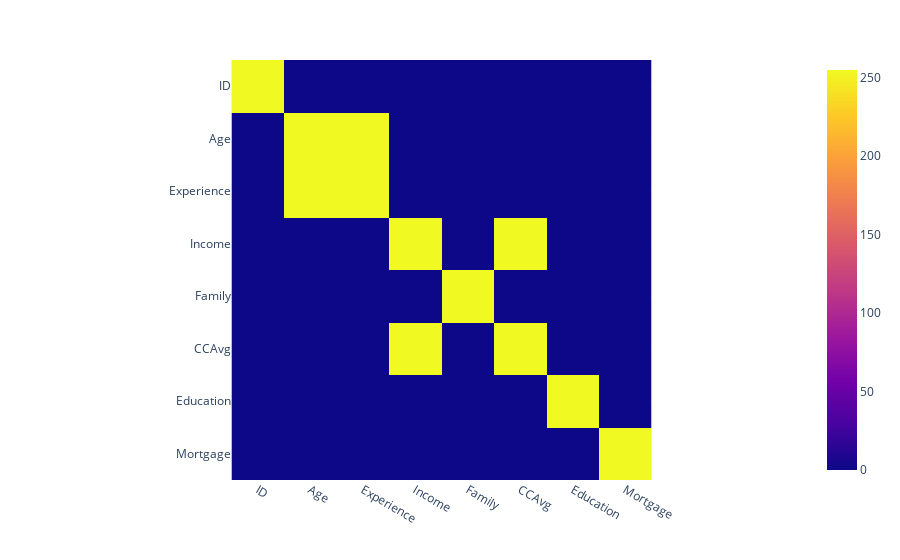

Notebook code cell kept with this figure:
### Code cell
cormat = data.select_dtypes(include=['number']).corr()>0.5

px.imshow(cormat)
#.filter(abs(data)>0.5)

### Figure 1 — Plotly figure (JSON) as saved in the notebook; plotly's stock layout.template omitted (floating-point values rounded to 4 significant figures)
{"data": [{"coloraxis": "coloraxis", "hovertemplate": "x: %{x}<br>y: %{y}<br>color: %{z}<extra></extra>", "name": "0", "type": "heatmap", "x": ["ID", "Age", "Experience", "Income", "Family", "CCAvg", "Education", "Mortgage"], "xaxis": "x", "y": ["ID", "Age", "Experience", "Income", "Family", "CCAvg", "Education", "Mortgage"], "yaxis": "y", "z": [[255, 0, 0, 0, 0, 0, 0, 0], [0, 255, 255, 0, 0, 0, 0, 0], [0, 255, 255, 0, 0, 0, 0, 0], [0, 0, 0, 255, 0, 255, 0, 0], [0, 0, 0, 0, 255, 0, 0, 0], [0, 0, 0, 255, 0, 255, 0, 0], [0, 0, 0, 0, 0, 0, 255, 0], [0, 0, 0, 0, 0, 0, 0, 255]]}], "layout": {"coloraxis": {"colorscale": [[0, "#0d0887"], [0.1111, "#46039f"], [0.2222, "#7201a8"], [0.3333, "#9c179e"], [0.4444, "#bd3786"], [0.5556, "#d8576b"], [0.6667, "#ed7953"], [0.7778, "#fb9f3a"], [0.8889, "#fdca26"], [1, "#f0f921"]]}, "margin": {"t": 60}, "xaxis": {"anchor": "y", "constrain": "domain", "domain": [0, 1], "scaleanchor": "y"}, "yaxis": {"anchor": "x", "autorange": "reversed", "constrain": "domain", "domain": [0, 1]}}}
